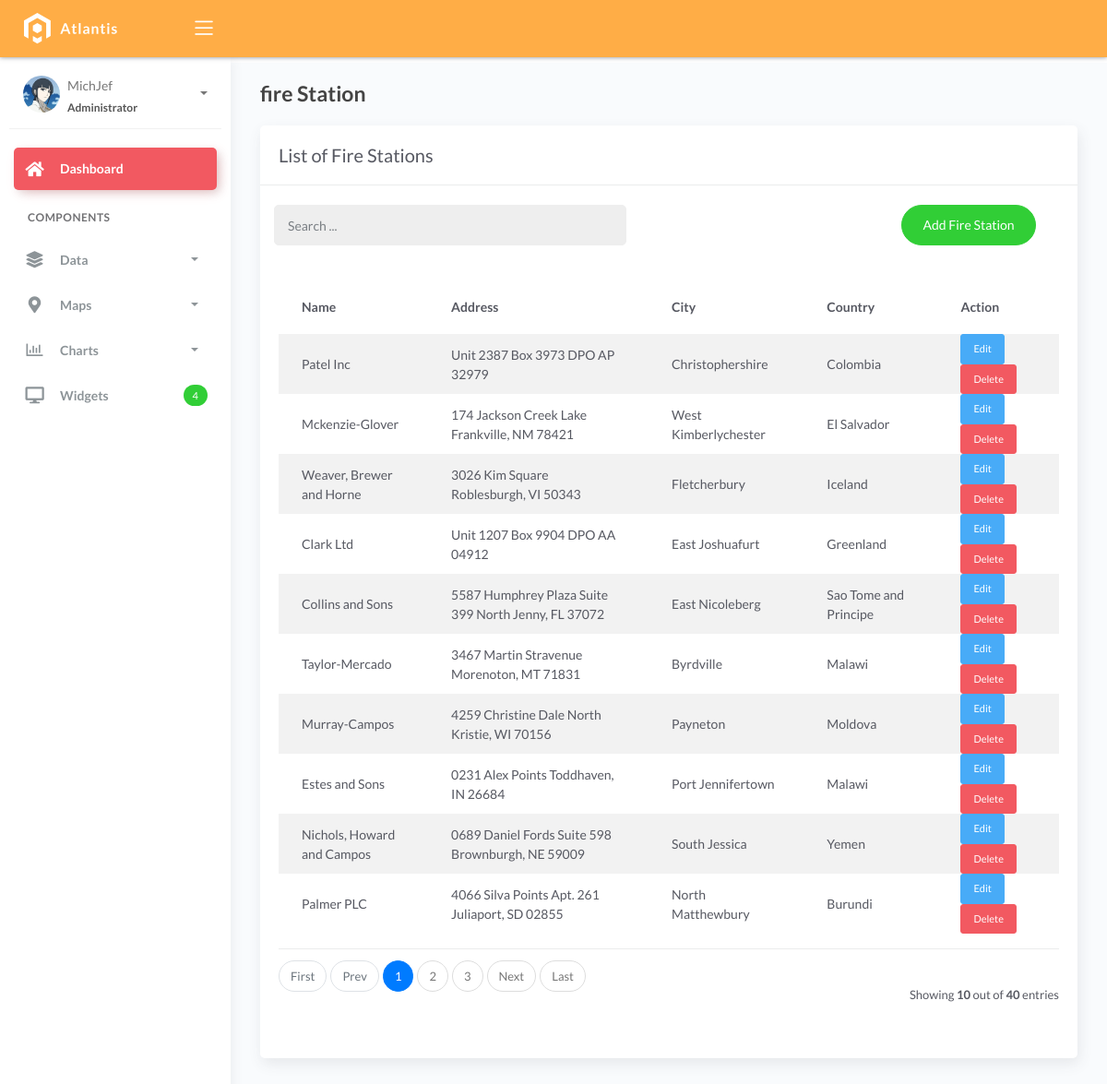
The app's page /firestation_list, older data.
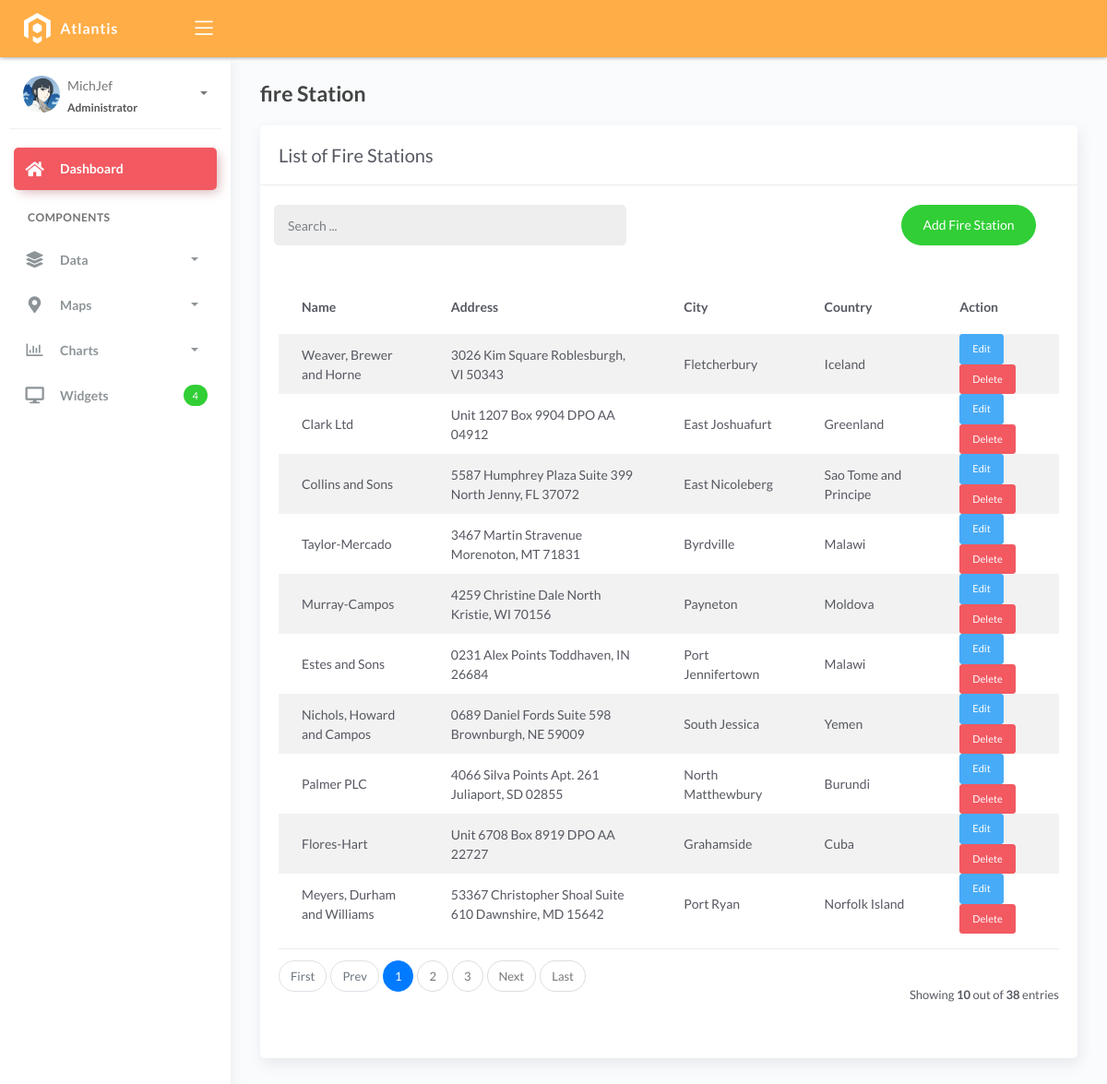
The same page, newer data.
### fireapp/models.py (models this page shows, shortened)
class BaseModel(models.Model):
    created_at = models.DateTimeField(auto_now_add=True, db_index=True)
    updated_at = models.DateTimeField(auto_now=True)
    class Meta:
        abstract = True

class FireStation(BaseModel):
    name = models.CharField(max_length=150)
    latitude = models.DecimalField(
        max_digits=22, decimal_places=16, null=True, blank=True)
    longitude = models.DecimalField(
        max_digits=22, decimal_places=16, null=True, blank=True)
    address = models.CharField(max_length=150)
    city = models.CharField(max_length=150)
    country = models.CharField(max_length=150)

### fireapp/views.py (the view)
# urls.py: path('firestation_list', IncidentList.as_view(), name='firestation-list'),
class IncidentList(ListView):
    model = FireStation
    context_object_name = 'firestation'
    template_name = 'firestation/firestation_list.html'
    paginate_by = 10
    def get_queryset(self, *args, **kwargs):
        qs = super(IncidentList, self).get_queryset(*args, **kwargs)
        if self.request.GET.get("q") != None:
            query = self.request.GET.get('q')
            qs = qs.filter(Q(name__icontains=query) |
                        Q (address__icontains=query) |
                        Q (city__icontains=query) |
                        Q (country__icontains=query))
        return qs

### templates/firestation/firestation_list.html (shortened to what this page needs)
{% extends 'base.html' %}
{% load static %}
{% block content %}
<div class="content">
  <div class="page-inner">
    <h4 class="page-title">fire Station</h4>
    <div class="row">
      <div class="col-md-12">
        <div class="card">
          <div class="card-header">
            <div class="card-title">List of Fire Stations</div>
          </div>
          <br />
          <div class="col-md-12 row">
            <div class="col-md-6">
              <form class="navbar-left navbar-form nav-search mr-md-3" action="{% url 'firestation-list' %}">
                <div class="input-group">
                  <input type="text" placeholder="Search ..." class="form-control" name="q"/>
                  <div class="input-group-append">
                    <span class="input-group-text">
                    </span>
                  </div>
                </div>
              </form>
            </div>
            <div class="col-md-6">
              <div class="pull-right">
                <a href="{% url 'firestation-add' %}" class="btn btn-success btn-rounded">Add Fire Station</a>
              </div>
            </div>
          </div>
          <div class="card-body">
            <table class="table table-striped mt-3">
              <thead>
                <tr>
                  <th scope="col">Name</th>
                  <th scope="col">Address</th>
                  <th scope="col">City</th>
                  <th scope="col">Country</th>
                  <th scope="col">Action</th>
                </tr>
              </thead>
              <tbody>
                {% for object in object_list %}
                <tr id="firestation-{{ object.id }}">
                  <td>{{ object.name}}</td>
                  <td>{{ object.address}}</td>
                  <td>{{ object.city }}</td>
                  <td>{{ object.country }}</td>
                  <td>
                    <a href="firestation_list/{{object.id}}" class="btn btn-sm btn-info">Edit</a>
                    <a href="#" class="btn btn-sm btn-danger" onclick="confirmDelete('{{ object.id }}')">Delete</a>
                  </td>
                </tr>
                {% empty %}
                <tr>
                  <td colspan="5" style="text-align: center">
                    <p class="text-sm font-weight-bold mb-0">No Records Found</p>
                  </td>
                </tr>
                {% endfor %}
              </tbody>
            </table>
            {% include 'includes/pagination.html' %}
          </div>
        </div>
      </div>
    </div>
  </div>
</div>
{% endblock %}

Row changes from the older to the newer data that the page shows:
removed FireStation: name "Patel Inc", address "Unit 2387 Box 3973 DPO AP 32979", city "Christophershire", country "Colombia"
removed FireStation: name "Mckenzie-Glover", address "174 Jackson Creek Lake Frankville, NM 78421", city "West Kimberlychester", country "El Salvador"
now on this page (row unchanged): FireStation: name "Flores-Hart", address "Unit 6708 Box 8919 DPO AA 22727", city "Grahamside", country "Cuba"
now on this page (row unchanged): FireStation: name "Meyers, Durham and Williams", address "53367 Christopher Shoal Suite 610 Dawnshire, MD 15642", city "Port Ryan", country "Norfolk Island"
Text that changed along with them:
{{ paginator.count }}: "40" → "38"
